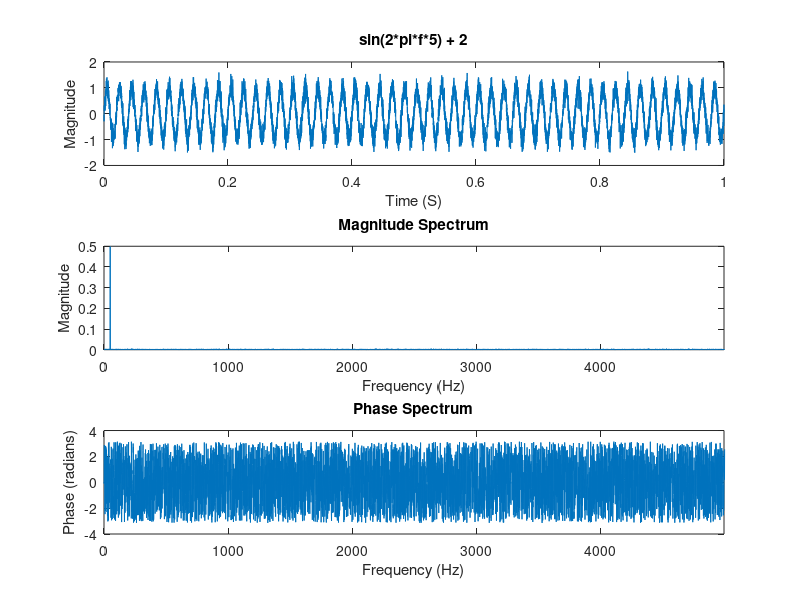

Write the MATLAB code that produced this figure.
% Generate some sample data (e.g., a sine wave with some noise)
t = linspace (0, 1, 10000); % Time vector from 0 to 1 second with 1000 points
f = 50;                    % Frequency of the sine wave in Hz
y = sin (2 * pi * f * t) + 0.2 * randn(size(t)); % Sine wave with added noise
Y = fft (y); % Perform the FFT

% Calculate the frequency vector
n = length(y);
fs = 1 / (t(2) - t(1)); % Sampling frequency
f = (0:n-1) * (fs/n);

%
% Plots
%
figure;
subplot (3,1,1);
plot    (t,y  );
xlim    ([0 1]);
xlabel  ('Time (S)'  );
ylabel  ('Magnitude' );
title   ('sin(2*pi*f*5) + 2');

subplot (3,1,2);
plot    (f, abs(Y)/n );
xlim    ([0 fs/2]    );
xlabel  ('Frequency (Hz)'    );
ylabel  ('Magnitude'         );
title   ('Magnitude Spectrum');

subplot (3,1,3);
plot    (f, angle(Y));
xlim    ([0 fs/2]   );
xlabel  ('Frequency (Hz)' );
ylabel  ('Phase (radians)');
title   ('Phase Spectrum' );

set(gcf, 'color', 'w');          % Set figure background to white
print -djpeg 'imgs/fft_plot.jpg' % This will save as a JPEG image
